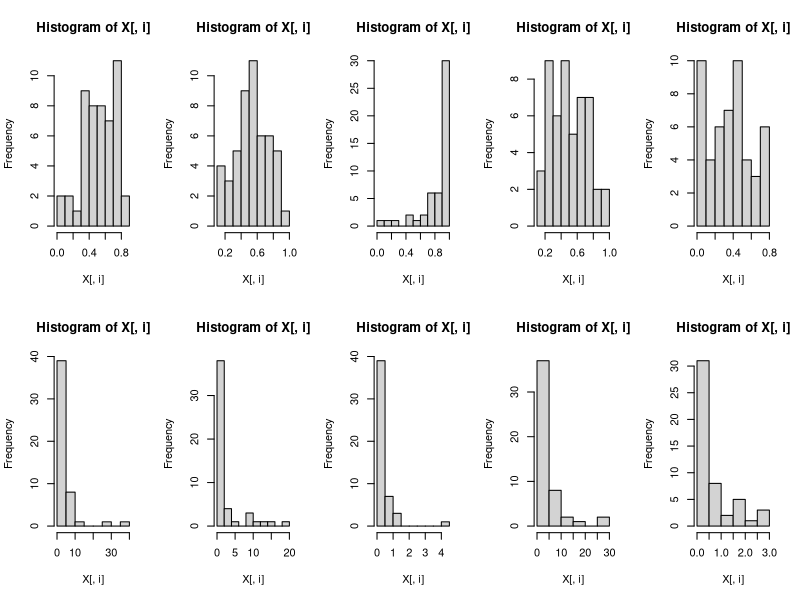

Source code (R): (Note: this script raises an error after producing the figure.)
S <- 50
D <- 10
L <- 1
beta.indx <- 1:5
gamma.indx <- 6:10
# beta.indx <- NULL
# gamma.indx <- 1:10

Z.true <- matrix(rnorm(S*L), S, L)
a0.true <- rnorm(D)
A.true <- matrix(c(abs(runif(1,-2,2)), runif(D*L - 1, -2, 2)), D, L)
# mu.true <- matrix(a0.true, S, D, byrow=T) + Z.true %*% t(A.true)
phi.true <- sapply(1:D, function(j) ifelse(j %in% beta.indx, runif(1, 5, 10), runif(1, 0.5, 2)))
mu.true <- matrix(NA,S,D)
X <- matrix(NA,S,D)
for(i in 1:S)
{
  for(j in beta.indx)
  {
    mu.true[i,j] <- plogis(a0.true[j] + sum(A.true[j,1:L]*Z.true[i,1:L]))
    X[i,j] <- pmin(pmax(rbeta(1, mu.true[i,j]*phi.true[j], (1 - mu.true[i,j])*phi.true[j]), 0.001), 0.999)
  }
  
  for(j in gamma.indx)
  {
    mu.true[i,j] <- exp(a0.true[j] + sum(A.true[j,1:L]*Z.true[i,1:L]))
    #     X[i,j] <- pmax(rgamma(1, mu.true[i,j]*phi.true[j], phi.true[j]), 1e-6)
    X[i,j] <- pmax(rgamma(1, phi.true[j], phi.true[j]/mu.true[i,j]), 1e-6)
  }
}

par(mfrow=c(2,5))
for(i in 1:D) hist(X[,i])

# function to generate initial values for chains
inits.fn <- function() list(a0 = rnorm(D, sapply(1:D, function(j) ifelse(j %in% beta.indx,
                                                                          qlogis(mean(X[,j])),
                                                                          log(mean(X[,j])))), 1),
                            AA = matrix(rnorm(D*L, 0, 1), D, L),
                            phi = sapply(1:D, function(j) ifelse(j %in% beta.indx, 
                                                                   runif(1, 5, 10), 
                                                                   runif(1, 0.5, 2))))

# Fit it!
jags.FA <- jags.parallel(data = c("beta.indx","gamma.indx","X","S","D","L"), 
                         inits = inits.fn, 
                         parameters.to.save = c("a0","A","Z","phi","mu"), 
                         model.file = "beta_gamma_FA_JAGS.r",
                         n.chains = 4, n.iter = 10000, n.burnin = 5000, n.thin = 5, 
                         DIC = T, jags.seed = Sys.time())

# Plot and print summaries of results
print(jags.FA,2)

# Plot chains and histograms
plot(mcmc.list(mapply(function(d,x) mcmc(x$BUGS$sims.array[,d,substring(dimnames(x$BUGS$sims.array)[[3]],1,2) != "mu"]), 
                      1:jags.FA$BUGS$n.chains, list(x=jags.FA), SIMPLIFY=F)), ask=T)

# True vs. fitted a0, A, Z, phi
par(mfrow=c(2,3))
plot(a0.true, jags.FA$BUGS$mean$a0);abline(0,1)
plot(A.true, jags.FA$BUGS$mean$A);abline(0,1)
plot(Z.true, jags.FA$BUGS$mean$Z);abline(0,1)
plot(phi.true, jags.FA$BUGS$mean$phi);abline(0,1)
plot(mu.true, jags.FA$BUGS$mean$mu);abline(0,1)


